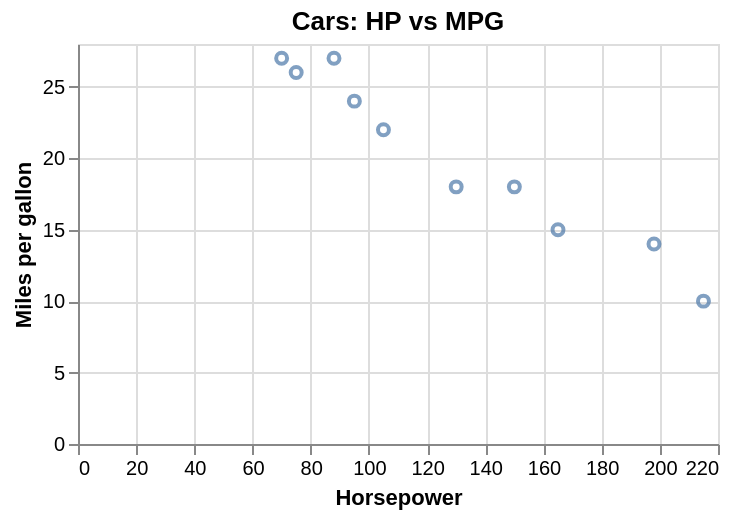

This figure's notebook cell:
### Markdown cell above
## Example 2: a plain scatter

Quantitative on both axes, no color encoding. Translates to one `ax.scatter` call.

### Code cell
spec_scatter = {
    "data": {"values": [
        {"hp": 130, "mpg": 18.0},
        {"hp": 165, "mpg": 15.0},
        {"hp": 150, "mpg": 18.0},
        {"hp": 95,  "mpg": 24.0},
        {"hp": 70,  "mpg": 27.0},
        {"hp": 198, "mpg": 14.0},
        {"hp": 88,  "mpg": 27.0},
        {"hp": 215, "mpg": 10.0},
        {"hp": 105, "mpg": 22.0},
        {"hp": 75,  "mpg": 26.0},
    ]},
    "mark": "point",
    "encoding": {
        "x": {"field": "hp", "type": "quantitative", "title": "Horsepower"},
        "y": {"field": "mpg", "type": "quantitative", "title": "Miles per gallon"},
    },
    "title": "Cars: HP vs MPG",
}

show_side_by_side(spec_scatter)

### Figure 1 — Vega-Lite specification as saved in the notebook (floating-point values rounded to 4 significant figures)
{"config": {"view": {"continuousWidth": 300, "continuousHeight": 300}}, "data": {"name": "data-a0f722891ee5eee7a5d4265c14be604b"}, "mark": "point", "encoding": {"x": {"field": "hp", "title": "Horsepower", "type": "quantitative"}, "y": {"field": "mpg", "title": "Miles per gallon", "type": "quantitative"}}, "height": 200, "title": "Cars: HP vs MPG", "width": 320, "$schema": "https://vega.github.io/schema/vega-lite/v6.1.0.json", "datasets": {"data-a0f722891ee5eee7a5d4265c14be604b": [{"hp": 130, "mpg": 18.0}, {"hp": 165, "mpg": 15.0}, {"hp": 150, "mpg": 18.0}, {"hp": 95, "mpg": 24.0}, {"hp": 70, "mpg": 27.0}, {"hp": 198, "mpg": 14.0}, {"hp": 88, "mpg": 27.0}, {"hp": 215, "mpg": 10.0}, {"hp": 105, "mpg": 22.0}, {"hp": 75, "mpg": 26.0}]}}
